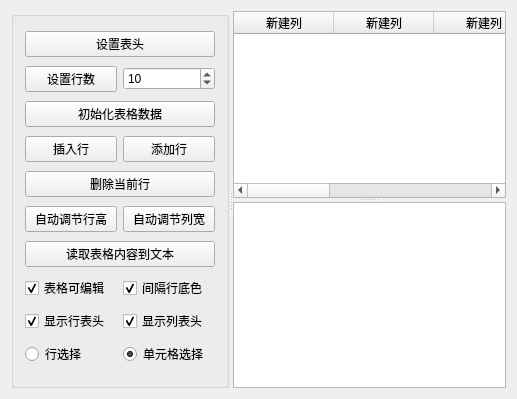
<?xml version="1.0" encoding="UTF-8"?>
<ui version="4.0">
 <class>Widget</class>
 <widget class="QWidget" name="Widget">
  <property name="geometry">
   <rect>
    <x>0</x>
    <y>0</y>
    <width>517</width>
    <height>399</height>
   </rect>
  </property>
  <property name="windowTitle">
   <string>Widget</string>
  </property>
  <layout class="QGridLayout" name="gridLayout_2">
   <item row="0" column="0">
    <widget class="QSplitter" name="splitter_2">
     <property name="orientation">
      <enum>Qt::Horizontal</enum>
     </property>
     <widget class="QGroupBox" name="groupBox">
      <property name="maximumSize">
       <size>
        <width>260</width>
        <height>16777215</height>
       </size>
      </property>
      <property name="title">
       <string/>
      </property>
      <layout class="QGridLayout" name="gridLayout">
       <item row="4" column="0" colspan="2">
        <widget class="QPushButton" name="btnDelCurRow">
         <property name="text">
          <string>删除当前行</string>
         </property>
        </widget>
       </item>
       <item row="3" column="0">
        <widget class="QPushButton" name="btnInsertRow">
         <property name="text">
          <string>插入行</string>
         </property>
        </widget>
       </item>
       <item row="3" column="1">
        <widget class="QPushButton" name="btnAppendRow">
         <property name="text">
          <string>添加行</string>
         </property>
        </widget>
       </item>
       <item row="8" column="0">
        <widget class="QCheckBox" name="chkBoxHeaderH">
         <property name="text">
          <string>显示行表头</string>
         </property>
         <property name="checked">
          <bool>true</bool>
         </property>
        </widget>
       </item>
       <item row="7" column="0">
        <widget class="QCheckBox" name="chkBoxTabEditable">
         <property name="text">
          <string>表格可编辑</string>
         </property>
         <property name="checked">
          <bool>true</bool>
         </property>
        </widget>
       </item>
       <item row="6" column="0" colspan="2">
        <widget class="QPushButton" name="btnReadToEdit">
         <property name="minimumSize">
          <size>
           <width>0</width>
           <height>25</height>
          </size>
         </property>
         <property name="text">
          <string>读取表格内容到文本</string>
         </property>
        </widget>
       </item>
       <item row="7" column="1">
        <widget class="QCheckBox" name="chkBoxRowColor">
         <property name="text">
          <string>间隔行底色</string>
         </property>
         <property name="checked">
          <bool>true</bool>
         </property>
        </widget>
       </item>
       <item row="9" column="1">
        <widget class="QRadioButton" name="rBtnSelectItem">
         <property name="text">
          <string>单元格选择</string>
         </property>
         <property name="checked">
          <bool>true</bool>
         </property>
        </widget>
       </item>
       <item row="8" column="1">
        <widget class="QCheckBox" name="chkBoxHeaderV">
         <property name="text">
          <string>显示列表头</string>
         </property>
         <property name="checked">
          <bool>true</bool>
         </property>
        </widget>
       </item>
       <item row="9" column="0">
        <widget class="QRadioButton" name="rBtnSelectRow">
         <property name="text">
          <string>行选择</string>
         </property>
         <property name="checked">
          <bool>false</bool>
         </property>
        </widget>
       </item>
       <item row="2" column="0" colspan="2">
        <widget class="QPushButton" name="btnIniData">
         <property name="minimumSize">
          <size>
           <width>0</width>
           <height>25</height>
          </size>
         </property>
         <property name="text">
          <string>初始化表格数据</string>
         </property>
        </widget>
       </item>
       <item row="1" column="1">
        <widget class="QSpinBox" name="spinRowCount">
         <property name="minimum">
          <number>2</number>
         </property>
         <property name="value">
          <number>10</number>
         </property>
        </widget>
       </item>
       <item row="0" column="0" colspan="2">
        <widget class="QPushButton" name="btnSetHeader">
         <property name="minimumSize">
          <size>
           <width>0</width>
           <height>25</height>
          </size>
         </property>
         <property name="text">
          <string>设置表头</string>
         </property>
        </widget>
       </item>
       <item row="1" column="0">
        <widget class="QPushButton" name="btnSetRows">
         <property name="minimumSize">
          <size>
           <width>0</width>
           <height>25</height>
          </size>
         </property>
         <property name="text">
          <string>设置行数</string>
         </property>
        </widget>
       </item>
       <item row="5" column="0">
        <widget class="QPushButton" name="btnAutoHeght">
         <property name="text">
          <string>自动调节行高</string>
         </property>
        </widget>
       </item>
       <item row="5" column="1">
        <widget class="QPushButton" name="btnAutoWidth">
         <property name="text">
          <string>自动调节列宽</string>
         </property>
        </widget>
       </item>
      </layout>
     </widget>
     <widget class="QSplitter" name="splitter">
      <property name="orientation">
       <enum>Qt::Vertical</enum>
      </property>
      <widget class="QTableWidget" name="tableWidget">
       <column>
        <property name="text">
         <string>新建列</string>
        </property>
       </column>
       <column>
        <property name="text">
         <string>新建列</string>
        </property>
       </column>
       <column>
        <property name="text">
         <string>新建列</string>
        </property>
       </column>
       <column>
        <property name="text">
         <string>新建列</string>
        </property>
       </column>
       <column>
        <property name="text">
         <string>新建列</string>
        </property>
       </column>
       <column>
        <property name="text">
         <string>新建列</string>
        </property>
       </column>
      </widget>
      <widget class="QPlainTextEdit" name="plainTextEdit"/>
     </widget>
    </widget>
   </item>
  </layout>
 </widget>
 <layoutdefault spacing="6" margin="11"/>
 <resources/>
 <connections/>
</ui>
